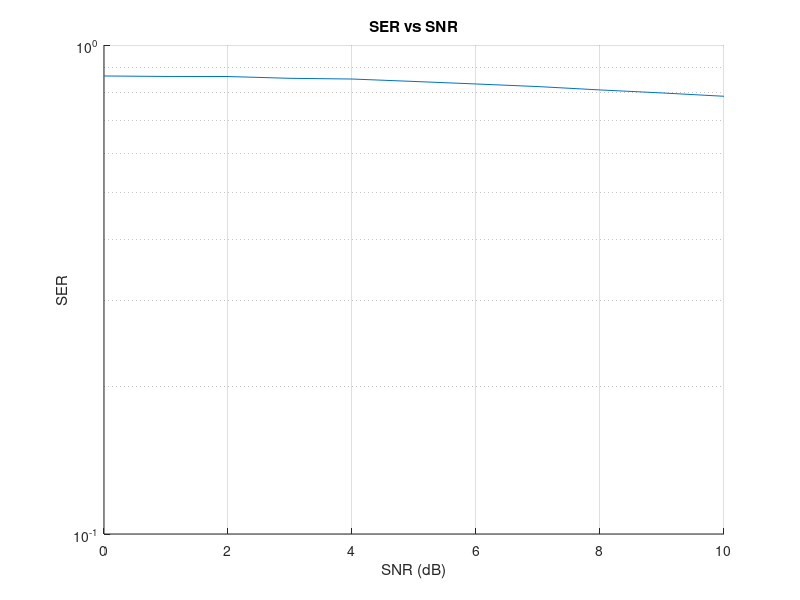

The MATLAB script that drew this image:
clear all
close all
clc

pkg load signal;
pkg load communications;

function [sinal_normalizado] = modnorm(sinal_QAM)
  % Calcula a energia média dos símbolos da constelação
  energia_media = mean(abs(sinal_QAM).^2);
  
  % Calcula o fator de normalização para energia unitária
  fator_normalizacao = 1 / sqrt(energia_media);
  
  % Normaliza o sinal QAM
  sinal_normalizado = sinal_QAM * fator_normalizacao;
end  

LIMIT_SNR = 10;

M = 16;
Simbolos = 100000;
info = randint(1,Simbolos,M); % Gerando informação binária aleatória de M bits
sinal_QAM = qammod(info,M);
sinal_QAM_normalizado = modnorm(sinal_QAM);


% Função personalizada para calcular erros de bit
for SNR = 0:LIMIT_SNR
    SNR
    sinal_QAM_ruido = awgn(sinal_QAM_normalizado, SNR, 'measured');
    info_demod = qamdemod(sinal_QAM_ruido,M);
    [numErrors(SNR+1),taxa(SNR+1)] = symerr(info,info_demod);
end

figure(1); hold on;
semilogy([0:LIMIT_SNR], taxa)
title('SER vs SNR');
xlabel('SNR (dB)');
ylabel('SER');
grid on


# Fazer a normalizaçãodo QAM
# modnorm